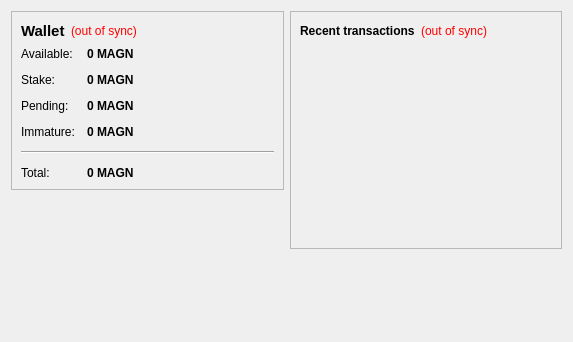
<?xml version="1.0" encoding="UTF-8"?>
<ui version="4.0">
 <class>OverviewPage</class>
 <widget class="QWidget" name="OverviewPage">
  <property name="geometry">
   <rect>
    <x>0</x>
    <y>0</y>
    <width>573</width>
    <height>342</height>
   </rect>
  </property>
  <property name="windowTitle">
   <string>Form</string>
  </property>
  <layout class="QHBoxLayout" name="horizontalLayout" stretch="1,1">
   <item>
    <layout class="QVBoxLayout" name="verticalLayout_2">
     <item>
      <widget class="QFrame" name="frame">
       <property name="frameShape">
        <enum>QFrame::StyledPanel</enum>
       </property>
       <property name="frameShadow">
        <enum>QFrame::Raised</enum>
       </property>
       <layout class="QVBoxLayout" name="verticalLayout_4">
        <item>
         <layout class="QHBoxLayout" name="horizontalLayout_4">
          <item>
           <widget class="QLabel" name="label_5">
            <property name="font">
             <font>
              <pointsize>11</pointsize>
              <weight>75</weight>
              <bold>true</bold>
             </font>
            </property>
            <property name="text">
             <string>Wallet</string>
            </property>
           </widget>
          </item>
          <item>
           <widget class="QLabel" name="labelWalletStatus">
            <property name="toolTip">
             <string>The displayed information may be out of date. Your wallet automatically synchronizes with the MagnetCoin network after a connection is established, but this process has not completed yet.</string>
            </property>
            <property name="styleSheet">
             <string notr="true">QLabel { color: red; }</string>
            </property>
            <property name="text">
             <string notr="true">(out of sync)</string>
            </property>
            <property name="alignment">
             <set>Qt::AlignLeading|Qt::AlignLeft|Qt::AlignVCenter</set>
            </property>
           </widget>
          </item>
          <item>
           <spacer name="horizontalSpacer_2">
            <property name="orientation">
             <enum>Qt::Horizontal</enum>
            </property>
            <property name="sizeHint" stdset="0">
             <size>
              <width>40</width>
              <height>20</height>
             </size>
            </property>
           </spacer>
          </item>
         </layout>
        </item>
        <item>
         <layout class="QFormLayout" name="formLayout_2">
          <property name="fieldGrowthPolicy">
           <enum>QFormLayout::AllNonFixedFieldsGrow</enum>
          </property>
          <property name="horizontalSpacing">
           <number>12</number>
          </property>
          <property name="verticalSpacing">
           <number>12</number>
          </property>
          <item row="0" column="0">
           <widget class="QLabel" name="label">
            <property name="text">
             <string>Available:</string>
            </property>
           </widget>
          </item>
          <item row="0" column="1">
           <widget class="QLabel" name="labelBalance">
            <property name="font">
             <font>
              <weight>75</weight>
              <bold>true</bold>
             </font>
            </property>
            <property name="cursor">
             <cursorShape>IBeamCursor</cursorShape>
            </property>
            <property name="toolTip">
             <string>Your current spendable balance</string>
            </property>
            <property name="text">
             <string notr="true">0 MAGN</string>
            </property>
            <property name="textInteractionFlags">
             <set>Qt::LinksAccessibleByMouse|Qt::TextSelectableByKeyboard|Qt::TextSelectableByMouse</set>
            </property>
           </widget>
          </item>
          <item row="1" column="0">
           <widget class="QLabel" name="label_6">
            <property name="text">
             <string>Stake:</string>
            </property>
           </widget>
          </item>
          <item row="1" column="1">
           <widget class="QLabel" name="labelStake">
            <property name="font">
             <font>
              <weight>75</weight>
              <bold>true</bold>
             </font>
            </property>
            <property name="cursor">
             <cursorShape>IBeamCursor</cursorShape>
            </property>
            <property name="toolTip">
             <string>Total of coins that was staked, and do not yet count toward the current balance</string>
            </property>
            <property name="text">
             <string notr="true">0 MAGN</string>
            </property>
            <property name="textInteractionFlags">
             <set>Qt::LinksAccessibleByMouse|Qt::TextSelectableByKeyboard|Qt::TextSelectableByMouse</set>
            </property>
           </widget>
          </item>
          <item row="2" column="0">
           <widget class="QLabel" name="label_3">
            <property name="text">
             <string>Pending:</string>
            </property>
           </widget>
          </item>
          <item row="2" column="1">
           <widget class="QLabel" name="labelUnconfirmed">
            <property name="font">
             <font>
              <weight>75</weight>
              <bold>true</bold>
             </font>
            </property>
            <property name="cursor">
             <cursorShape>IBeamCursor</cursorShape>
            </property>
            <property name="toolTip">
             <string>Total of transactions that have yet to be confirmed, and do not yet count toward the current balance</string>
            </property>
            <property name="text">
             <string notr="true">0 MAGN</string>
            </property>
            <property name="textInteractionFlags">
             <set>Qt::LinksAccessibleByMouse|Qt::TextSelectableByKeyboard|Qt::TextSelectableByMouse</set>
            </property>
           </widget>
          </item>
          <item row="3" column="0">
           <widget class="QLabel" name="labelImmatureText">
            <property name="text">
             <string>Immature:</string>
            </property>
           </widget>
          </item>
          <item row="3" column="1">
           <widget class="QLabel" name="labelImmature">
            <property name="font">
             <font>
              <weight>75</weight>
              <bold>true</bold>
             </font>
            </property>
            <property name="toolTip">
             <string>Mined balance that has not yet matured</string>
            </property>
            <property name="text">
             <string notr="true">0 MAGN</string>
            </property>
            <property name="textInteractionFlags">
             <set>Qt::LinksAccessibleByMouse|Qt::TextSelectableByKeyboard|Qt::TextSelectableByMouse</set>
            </property>
           </widget>
          </item>
          <item row="4" column="0" colspan="2">
           <widget class="Line" name="line">
            <property name="orientation">
             <enum>Qt::Horizontal</enum>
            </property>
           </widget>
          </item>
          <item row="5" column="0">
           <widget class="QLabel" name="labelTotalText">
            <property name="text">
             <string>Total:</string>
            </property>
           </widget>
          </item>
          <item row="5" column="1">
           <widget class="QLabel" name="labelTotal">
            <property name="font">
             <font>
              <weight>75</weight>
              <bold>true</bold>
             </font>
            </property>
            <property name="cursor">
             <cursorShape>IBeamCursor</cursorShape>
            </property>
            <property name="toolTip">
             <string>Your current total balance</string>
            </property>
            <property name="text">
             <string notr="true">0 MAGN</string>
            </property>
            <property name="textInteractionFlags">
             <set>Qt::LinksAccessibleByMouse|Qt::TextSelectableByKeyboard|Qt::TextSelectableByMouse</set>
            </property>
           </widget>
          </item>
         </layout>
        </item>
       </layout>
      </widget>
     </item>
     <item>
      <spacer name="verticalSpacer">
       <property name="orientation">
        <enum>Qt::Vertical</enum>
       </property>
       <property name="sizeHint" stdset="0">
        <size>
         <width>20</width>
         <height>40</height>
        </size>
       </property>
      </spacer>
     </item>
      <item>
         <widget class="QLabel" name="coinimage">
          <property name="text">
           <string/>
          </property>
          <property name="pixmap">
           <pixmap resource="../bitcoin.qrc">:/icons/bitcoino</pixmap>
          </property>
          <property name="scaledContents">
           <bool>false</bool>
          </property>
          <property name="alignment">
           <set>Qt::AlignCenter</set>
          </property>
          <property name="margin">
           <number>-2</number>
          </property>
         </widget>
        </item>
    </layout>
   </item>
   <item>
    <layout class="QVBoxLayout" name="verticalLayout_3">
     <item>
      <widget class="QFrame" name="frame_2">
       <property name="frameShape">
        <enum>QFrame::StyledPanel</enum>
       </property>
       <property name="frameShadow">
        <enum>QFrame::Raised</enum>
       </property>
       <layout class="QVBoxLayout" name="verticalLayout">
        <item>
         <layout class="QHBoxLayout" name="horizontalLayout_2">
          <item>
           <widget class="QLabel" name="label_4">
            <property name="text">
             <string>&lt;b&gt;Recent transactions&lt;/b&gt;</string>
            </property>
           </widget>
          </item>
          <item>
           <widget class="QLabel" name="labelTransactionsStatus">
            <property name="toolTip">
             <string>The displayed information may be out of date. Your wallet automatically synchronizes with the MagnetCoin network after a connection is established, but this process has not completed yet.</string>
            </property>
            <property name="styleSheet">
             <string notr="true">QLabel { color: red; }</string>
            </property>
            <property name="text">
             <string notr="true">(out of sync)</string>
            </property>
            <property name="alignment">
             <set>Qt::AlignRight|Qt::AlignTrailing|Qt::AlignVCenter</set>
            </property>
           </widget>
          </item>
          <item>
           <spacer name="horizontalSpacer">
            <property name="orientation">
             <enum>Qt::Horizontal</enum>
            </property>
            <property name="sizeHint" stdset="0">
             <size>
              <width>40</width>
              <height>20</height>
             </size>
            </property>
           </spacer>
          </item>
         </layout>
        </item>
        <item>
         <widget class="QListView" name="listTransactions">
          <property name="styleSheet">
           <string notr="true">QListView { background: transparent; }</string>
          </property>
          <property name="frameShape">
           <enum>QFrame::NoFrame</enum>
          </property>
          <property name="verticalScrollBarPolicy">
           <enum>Qt::ScrollBarAlwaysOff</enum>
          </property>
          <property name="horizontalScrollBarPolicy">
           <enum>Qt::ScrollBarAlwaysOff</enum>
          </property>
          <property name="selectionMode">
           <enum>QAbstractItemView::NoSelection</enum>
          </property>
         </widget>
        </item>
       </layout>
      </widget>
     </item>
     <item>
      <spacer name="verticalSpacer_2">
       <property name="orientation">
        <enum>Qt::Vertical</enum>
       </property>
       <property name="sizeHint" stdset="0">
        <size>
         <width>20</width>
         <height>40</height>
        </size>
       </property>
      </spacer>
     </item>
    </layout>
   </item>
  </layout>
 </widget>
 <resources/>
 <connections/>
</ui>
